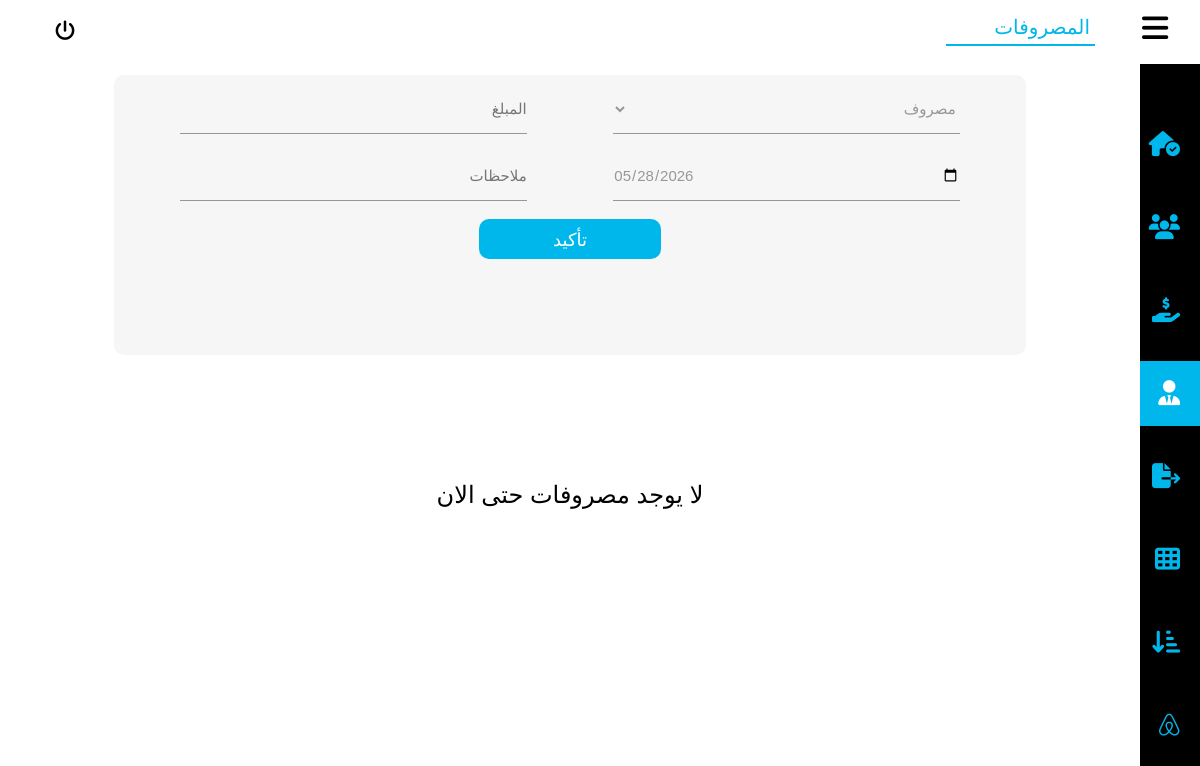
Page /loses on the earlier database version.
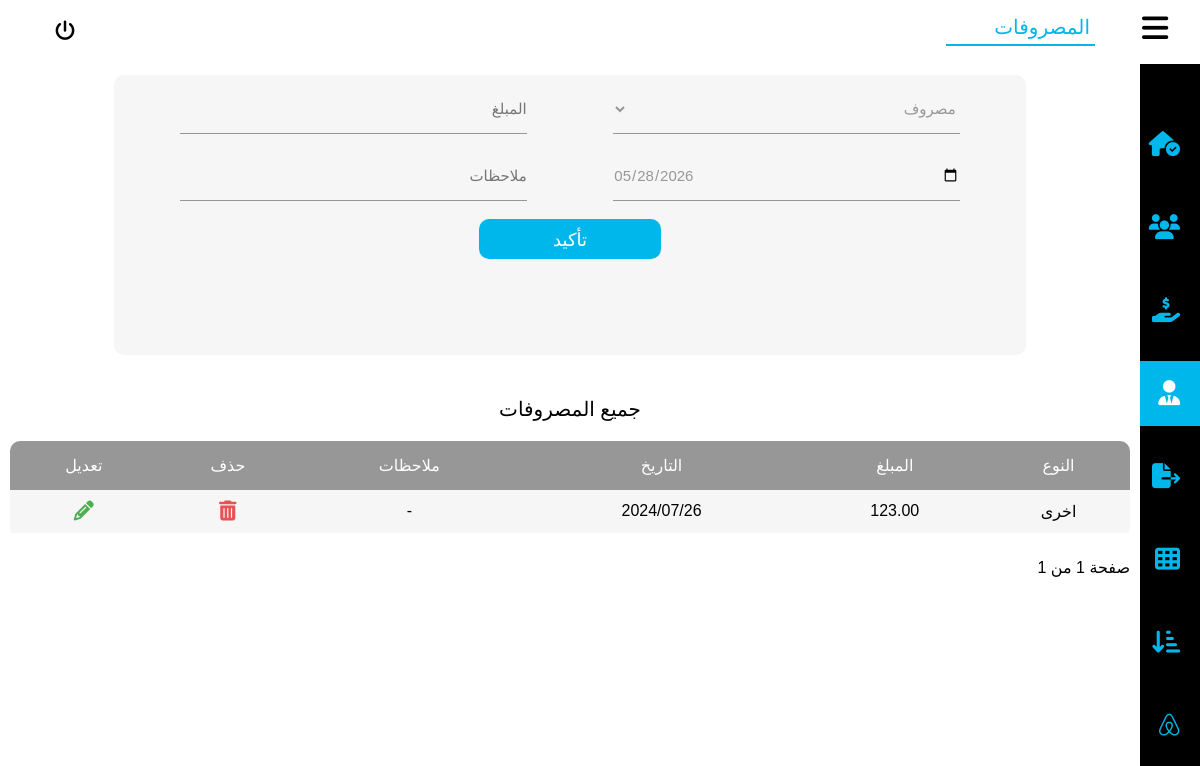
Same page on the later database version.
### user/models.py (models this page shows)
class Lose(models.Model):
    lose_type = models.CharField(max_length=100, blank=True, null=True)
    lose_money = models.DecimalField(max_digits=10, decimal_places=2, blank=True, null=True)
    date = models.DateTimeField(blank=True, null=True)
    notes = models.CharField(max_length=100, blank=True, null=True)

### user/views.py (the view)
# urls.py: path('loses',views.loses, name='loses' ),
def loses(request):
    page = request.GET.get('page')
    loses_list = paginate(Lose.objects.all().order_by("-date"), page, per_page=20)
    if "addLose" in request.POST:
        return _handle_add_lose(request)
    return render(request, 'loses.html', {'loses': loses_list})

### user/views.py (called while the page is built)
def paginate(queryset, page, per_page=20):
    paginator = Paginator(queryset, per_page)
    try:
        return paginator.page(page)
    except PageNotAnInteger:
        return paginator.page(1)
    except EmptyPage:
        return paginator.page(paginator.num_pages)

### templates/loses.html (shortened to what the changed rows need)
{% load static %}
<!DOCTYPE html>
<html lang="en">
    <head>
    <link rel="stylesheet" href=" {% static "css/style.css" %} ">
    <link rel="stylesheet" href=" {% static "css/all.min.css" %} ">
    <link rel="stylesheet" href=" {% static "css/fontawesome.min.css" %} ">
</head>
<body>
    <div class="backcon">
        <div class="leftcon">
            <form method="post" action="" class="othersell">
                <div class="addinputs">
                </div>
                <button name="addLose" class="sellbtn">تأكيد</button>
            </form>
            {% if loses %}
            <div class="status">
                <h2>جميع المصروفات</h2>
                <div style="width: 100%; overflow: scroll; height: fit-content;">
                    <table class="sellstable">
                        <thead>
                            <tr>
                                <th>النوع</th>
                                <th>المبلغ</th>
                                <th>التاريخ</th>
                                <th>ملاحظات</th>
                                <th>حذف</th>
                                <th>تعديل</th>
                            </tr>
                        </thead>
                        <tbody>
                            {% for lose in loses %}
                            <tr>
                                <td>{{lose.lose_type}}</td>
                                <td>{{lose.lose_money}}</td>
                                <td>{{lose.date|date:"20y/m/d"}}</td>
                                <td>{{lose.notes}}</td>
                                <td><button class="sellsdel" id="sellsdel" metadata='
                                    <form method="post" action="{% url "loseDelete" lose.id %}" style="width: 100%;display: flex;align-items: center;justify-content: center;flex-direction: column;">
                                        {% csrf_token %}
                                        <div class="addsell" style="padding: 20px;flex-direction:column;">
                                            <h3 style="color:#3D4B64;">حذف المصروف</h3>
                                            <h3 style="color:#FF0000;">"حذف المصروف سيؤدى الى حذف جميع المتعلقات به"</h3>
                                            <br>
                                            <i class="fa-regular fa-trash-can" style="color: #ff3333;font-size: 100px;"></i>
                                            <br>
                                        </div>
                                        <button name="loseDelete" class="sellbtn">حذف</button>
                                    </form>
                                    '><i class="fa-solid fa-trash-can"></i></button></td>
                                    <td><button class="sellsup" id="sellsup" metadata='
                                    <form method="post" action="{% url "loseUpdate" lose.id %}" style="width: 100%;display: flex;align-items: center;justify-content: center;flex-direction: column;">
                                        {% csrf_token %}
                                        <h3 style="color:#3D4B64;">تعديل مصروف</h3>
                                        <div class="addsell">
                                            <div class="wraper">
                                                <div class="first">
                                                    <div class="first">
                                                        <input value="{{lose.lose_type}}" type="text" name="lose_type" id="" class="search_bar" required>
                                                        <span>النوع</span>
                                                    </div>
                                                </div>
                                            </div>
                                            <div class="wraper" style="width: 20%;">
                                                <div class="second">
                                                    <input value="{{lose.lose_money}}"  min="1" name="lose_money" type="number" id="search_bar" class="search_bar" required>
                                                    <span>المبلغ</span>
                                                </div>
                                            </div>
                                            <div class="wraper">
                                                <div class="first">
                                                    <div class="first">
                                                        <input value="{{lose.notes}}" type="text" name="notes" id="" class="search_bar" required>
                                                        <span>ملاحظات</span>
                                                    </div>
                                                </div>
                                            </div>
                                        </div>
                                        <button name="loseUpdate" class="sellbtn">تعديل</button>
                                    </form>
                                    '><i class="fa-solid fa-pencil"></i></button></td>
                                </tr>
                                {% endfor %}
                            </tbody>
                    </table>
                    </div>
                    <div class="btnnav">
                        <div>
                            <p>صفحة {{ loses.number }} من {{ loses.paginator.num_pages }}</p>
                        </div>
                    </div>
                </div>
            </div>
            {% else %}
            <h2 style="width: 100%;text-align: center;margin-top: 10%;">لا يوجد مصروفات حتى الان</h2>
            {% endif %}
    </div>
</body>
</html>

Differences in the rows shown:
added Lose: lose_type "اخرى", lose_money "123.00", date "2024/07/26", notes "-"
Other differences:
{{ loses.paginator.num_pages }}: (not shown) → "1"
text no longer shown: "لا يوجد مصروفات حتى الان"
text now shown: "جميع المصروفات النوع المبلغ التاريخ ملاحظات حذف تعديل صفحة من"
